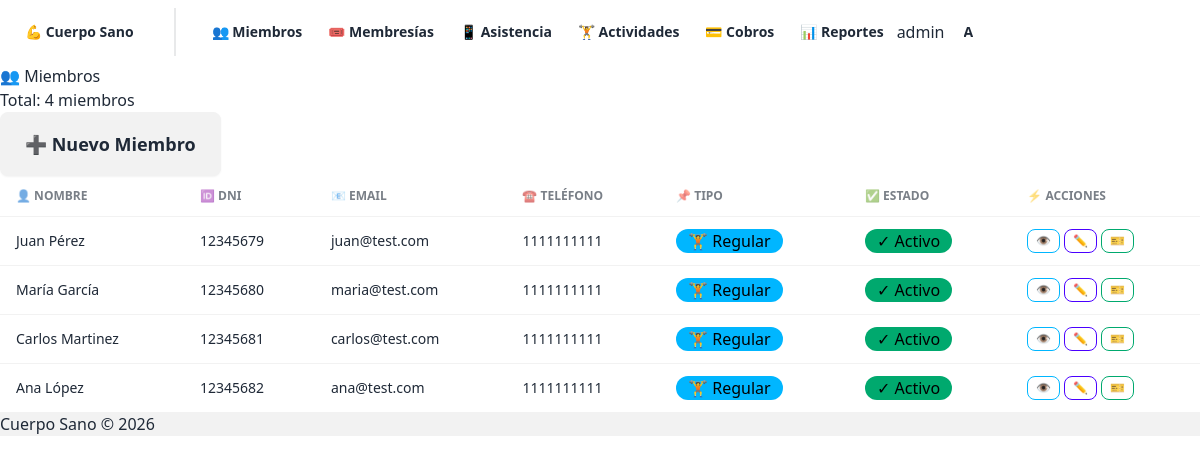
/miembros/ (signed in), run on the app's committed database.
### miembros/models.py (models this page shows, shortened)
class Miembro(models.Model):
    TIPO_CHOICES = [
        ('REGULAR', 'Regular'),
        ('ESTUDIANTE', 'Estudiante'),
        ('MAYOR', 'Persona Mayor'),
    ]
    nombre = models.CharField(max_length=100)
    apellido = models.CharField(max_length=100)
    dni = models.CharField(max_length=15, unique=True)
    email = models.EmailField(blank=True)
    telefono = models.CharField(max_length=20, blank=True)
    foto = CloudinaryField('foto', folder='miembros', blank=True, null=True)
    tipo_miembro = models.CharField(max_length=20, choices=TIPO_CHOICES, default='REGULAR')
    activo = models.BooleanField(default=True)
    fecha_alta = models.DateField(auto_now_add=True)

### miembros/views.py (the view)
# urls.py: path('', views.lista_miembros, name='lista'),
@login_required
def lista_miembros(request):
    miembros = Miembro.objects.all().order_by('-fecha_alta')
    context = {
        'miembros': miembros,
        'total': miembros.count(),
    }
    return render(request, 'miembros/lista.html', context)

### miembros/templatetags/custom_tags.py (called while the page is built)
@register.filter
def has_group(user, group_name):
    return user.groups.filter(name=group_name).exists()

### miembros/templates/miembros/lista.html (shortened to what this page needs)
{% extends 'base.html' %}
{% block content %}
<div class="space-y-6">
    <div class="flex justify-between items-center">
        <div>
            <h1 class="text-4xl font-bold text-gray-800">👥 Miembros</h1>
            <p class="text-gray-600 text-sm mt-1">Total: <span class="font-semibold text-indigo-600">{{ total }} miembros</span></p>
        </div>
        <a href="{% url 'miembros:crear' %}" class="btn btn-lg bg-indigo-600 hover:bg-indigo-700 text-white border-0 shadow-md">
            ➕ Nuevo Miembro
        </a>
    </div>
    {% if miembros %}
    <div class="card bg-white shadow-lg border border-gray-100 rounded-xl overflow-hidden">
        <div class="overflow-x-auto">
            <table class="table w-full text-sm">
                <thead class="bg-gradient-to-r from-indigo-50 to-blue-50 border-b-2 border-indigo-200">
                    <tr>
                        <th class="text-indigo-900 font-bold">👤 NOMBRE</th>
                        <th class="text-indigo-900 font-bold">🆔 DNI</th>
                        <th class="text-indigo-900 font-bold">📧 EMAIL</th>
                        <th class="text-indigo-900 font-bold">☎️ TELÉFONO</th>
                        <th class="text-indigo-900 font-bold">📌 TIPO</th>
                        <th class="text-indigo-900 font-bold">✅ ESTADO</th>
                        <th class="text-indigo-900 font-bold">⚡ ACCIONES</th>
                    </tr>
                </thead>
                <tbody class="divide-y divide-gray-200">
                    {% for miembro in miembros %}
                    <tr class="hover:bg-gray-50 transition-colors">
                        <td class="font-bold text-gray-900">{{ miembro.nombre }} {{ miembro.apellido }}</td>
                        <td class="font-mono text-gray-700">{{ miembro.dni }}</td>
                        <td class="text-gray-600">{{ miembro.email|default:'—' }}</td>
                        <td class="text-gray-600">{{ miembro.telefono|default:'—' }}</td>
                        <td>
                            {% if miembro.tipo_miembro == 'REGULAR' %}
                                <span class="badge badge-lg badge-info text-white font-semibold">🏋️ Regular</span>
                            {% elif miembro.tipo_miembro == 'ESTUDIANTE' %}
                                <span class="badge badge-lg badge-success text-white font-semibold">🎓 Estudiante</span>
                            {% else %}
                                <span class="badge badge-lg badge-warning text-gray-900 font-semibold">⭐ VIP</span>
                            {% endif %}
                        </td>
                        <td>
                            {% if miembro.activo %}
                            <span class="badge badge-lg badge-success gap-1 text-white font-semibold">✓ Activo</span>
                            {% else %}
                            <span class="badge badge-lg badge-ghost gap-1 font-semibold">✗ Inactivo</span>
                            {% endif %}
                        </td>
                        <td class="space-x-1 flex gap-1">
                            <a href="{% url 'miembros:detalle' miembro.pk %}" class="btn btn-xs btn-outline btn-info" title="Ver detalles">👁️</a>
                            <a href="{% url 'miembros:editar' miembro.pk %}" class="btn btn-xs btn-outline btn-primary" title="Editar">✏️</a>
                            <a href="{% url 'miembros:carnet' miembro.pk %}" class="btn btn-xs btn-outline btn-success" title="Ver carnet">🎫</a>
                        </td>
                    </tr>
                    {% endfor %}
                </tbody>
            </table>
        </div>
    </div>
    {% else %}
    <div class="alert alert-info">
        <div>No hay miembros registrados aún. <a href="{% url 'miembros:crear' %}" class="link">Crear el primero</a></div>
    </div>
    {% endif %}
</div>
{% endblock %}

### templates/base.html (shortened to what this page needs)
{% load custom_tags %}<!DOCTYPE html>
<html lang="es">
<head>
    <link href="https://cdn.jsdelivr.net/npm/daisyui@4/dist/full.min.css" rel="stylesheet">
</head>
<body>
    <div class="min-h-screen flex flex-col">
        {% if user.is_authenticated %}
        <nav class="navbar bg-gradient-to-r from-indigo-600 to-blue-600 shadow-lg text-white">
            <div class="flex-1">
                <a href="/" class="btn btn-ghost text-xl font-bold text-white hover:bg-white/10">
                    💪 Cuerpo Sano
                </a>
                {% if user.groups.all|length > 0 %}
                    <div class="divider divider-horizontal mx-2 bg-white/20 h-6"></div>
                    {% if user|has_group:"Admin" %}
                        <a href="{% url 'miembros:lista' %}" class="btn btn-ghost btn-sm text-white hover:bg-white/20">👥 Miembros</a>
                        <a href="{% url 'membresias:lista_tipos' %}" class="btn btn-ghost btn-sm text-white hover:bg-white/20">🎟️ Membresías</a>
                        <a href="{% url 'asistencia:biometrico' %}" class="btn btn-ghost btn-sm text-white hover:bg-white/20">📱 Asistencia</a>
                        <a href="{% url 'actividades:lista' %}" class="btn btn-ghost btn-sm text-white hover:bg-white/20">🏋️ Actividades</a>
                        <a href="{% url 'cobros:lista' %}" class="btn btn-ghost btn-sm text-white hover:bg-white/20">💳 Cobros</a>
                        <a href="{% url 'reportes:asistencias' %}" class="btn btn-ghost btn-sm text-white hover:bg-white/20">📊 Reportes</a>
                    {% elif user|has_group:"Entrenador" %}
                        <a href="{% url 'entrenadores:asistencia' %}" class="btn btn-ghost btn-sm text-white hover:bg-white/20">📋 Mi Asistencia</a>
                        <a href="{% url 'actividades:lista' %}" class="btn btn-ghost btn-sm text-white hover:bg-white/20">🏋️ Actividades</a>
                    {% endif %}
                {% endif %}
            </div>
            <div class="flex-none gap-4">
                <span class="text-sm font-medium">{{ user.get_full_name|default:user.username }}</span>
                <div class="dropdown dropdown-end">
                    <button class="btn btn-circle btn-ghost avatar placeholder border border-white/30">
                        <div class="bg-white text-indigo-600 w-10 rounded-full flex items-center justify-center font-bold">
                            {{ user.username|first|upper }}
                        </div>
                    </button>
                </div>
            </div>
        </nav>
        {% endif %}
        <main class="flex-1 container mx-auto px-4 py-8">
            {% block content %}{% endblock %}
        </main>
        <footer class="bg-base-200 text-center py-4 text-sm">
            Cuerpo Sano &copy; 2026
        </footer>
    </div>
</body>
</html>

### data on the page
Miembro: nombre "Juan", apellido "Pérez", dni "12345679", email "juan@test.com", telefono "1111111111", tipo_miembro "🏋️ Regular", activo "✓ Activo"
Miembro: nombre "María", apellido "García", dni "12345680", email "maria@test.com", telefono "1111111111", tipo_miembro "🏋️ Regular", activo "✓ Activo"
Miembro: nombre "Carlos", apellido "Martinez", dni "12345681", email "carlos@test.com", telefono "1111111111", tipo_miembro "🏋️ Regular", activo "✓ Activo"
Miembro: nombre "Ana", apellido "López", dni "12345682", email "ana@test.com", telefono "1111111111", tipo_miembro "🏋️ Regular", activo "✓ Activo"

### other printed values
{{ user.get_full_name|default:user.username }} "admin"
{{ total }} "4"
